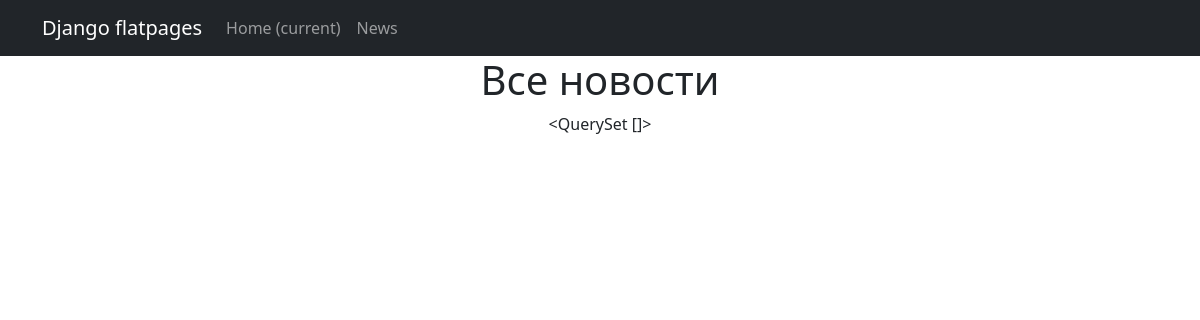
Before: /news/ with the older database file.
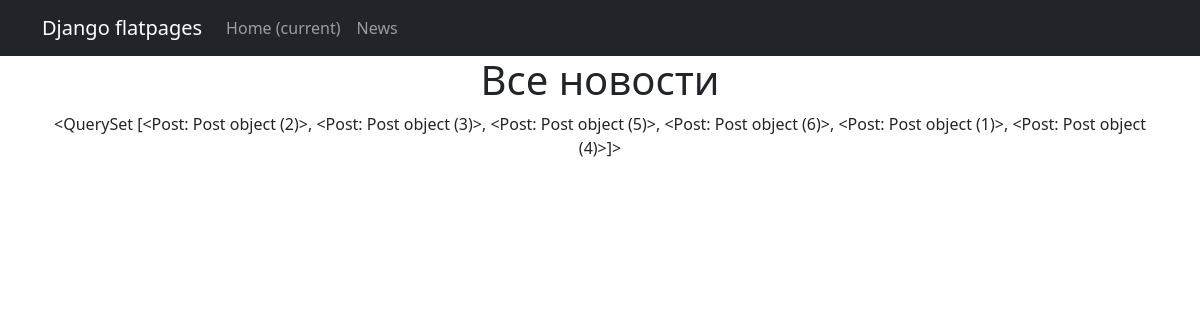
After: the same page with the newer database file.
### news/models.py (models this page shows, shortened)
class Post(models.Model):
    time_in = models.DateTimeField(auto_now_add=True, null=True)
    rank_post = models.IntegerField(default=0)
    text_post = models.TextField()
    head = models.CharField(max_length=255)
    position = models.CharField(max_length=2,
                                choices=POSITIONS,
                                default=news)
    author = models.ForeignKey(Author, on_delete=models.CASCADE)
    category = models.ManyToManyField(Category, through='PostCategory')

### news/views.py (the view)
# urls.py: path('', NewsList.as_view()),
class NewsList(ListView):
    model = Post
    ordering = 'head'
    template_name = 'news.html'
    context_object_name = 'news'

### templates/news.html (shortened to what this page needs)
{% extends 'flatpages/default.html' %}
{% block content %}
<h1>Все новости</h1>
{{ news }}
{% endblock content %}

### templates/flatpages/default.html (shortened to what this page needs)
<!DOCTYPE html>
<html lang="en">
    <head>
        {% load static %}
        <link href="{% static 'css/styles.css' %}" rel="stylesheet" />
    </head>
    <body>
        <nav class="navbar navbar-expand-lg navbar-dark bg-dark static-top">
           <div class="container">
               <a class="navbar-brand" href="#">Django flatpages</a>
               <div class="collapse navbar-collapse" id="navbarResponsive">
                   <ul class="navbar-nav ml-auto">
                       <li class="nav-item active">
                           <a class="nav-link" href="#">Home
                               <span class="sr-only">(current)</span>
                           </a>
                       </li>
                       <li class="nav-item">
                           <a class="nav-link" href="/news/">News</a>
                       </li>
                   </ul>
               </div>
           </div>
        </nav>
       <div class="container">
           <div class="row">
               <div class="col-lg-12 text-center">
                   {% block content %}{% endblock content %}
               </div>
           </div>
        </div>
    </body>
</html>

Changed rows visible on the page:
added Post: id "<QuerySet [<Post: Post object (2)>, <Post: Post object (3)>, <Post: Post object (5)>, <Post: Post object (6)>, <Post: Post object (1)>, <Post: Post object (4)>]>"
Other visible differences:
{{ news }}: "<QuerySet []>" → (not shown)
